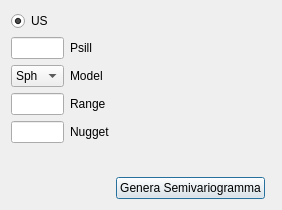
<?xml version="1.0"  encoding="UTF-8"?>
<ui version="4.0">
 <class>quantPanel_zoo</class>
 <widget class="QDialog" name="quantPanel_zoo">
  <property name="windowModality">
   <enum>Qt::NonModal</enum>
  </property>
  <property name="geometry">
   <rect>
    <x>0</x>
    <y>0</y>
    <width>282</width>
    <height>210</height>
   </rect>
  </property>
  <property name="windowTitle">
   <string>Ordina</string>
  </property>
  <property name="windowIcon">
   <iconset>
    <normaloff/>
   </iconset>
  </property>
  <layout class="QGridLayout">
   <item row="0" column="1">
    <widget class="QRadioButton" name="radioButtonUsMin">
     <property name="text">
      <string>US</string>
     </property>
     <property name="checked">
      <bool>true</bool>
     </property>
    </widget>
   </item>
   <item row="3" column="3" colspan="2">
    <spacer name="horizontalSpacer_2">
     <property name="orientation">
      <enum>Qt::Horizontal</enum>
     </property>
     <property name="sizeHint" stdset="0">
      <size>
       <width>40</width>
       <height>20</height>
      </size>
     </property>
    </spacer>
   </item>
   <item row="5" column="1">
    <widget class="QLineEdit" name="nugget_2"/>
   </item>
   <item row="5" column="3">
    <spacer name="horizontalSpacer_5">
     <property name="orientation">
      <enum>Qt::Horizontal</enum>
     </property>
     <property name="sizeHint" stdset="0">
      <size>
       <width>40</width>
       <height>20</height>
      </size>
     </property>
    </spacer>
   </item>
   <item row="5" column="2">
    <widget class="QLabel" name="nugget">
     <property name="text">
      <string>Nugget</string>
     </property>
    </widget>
   </item>
   <item row="1" column="2">
    <widget class="QLabel" name="label">
     <property name="text">
      <string>Psill</string>
     </property>
    </widget>
   </item>
   <item row="3" column="1">
    <widget class="QComboBox" name="model">
     <item>
      <property name="text">
       <string>Sph</string>
      </property>
     </item>
     <item>
      <property name="text">
       <string>Exp </string>
      </property>
     </item>
     <item>
      <property name="text">
       <string>Gau</string>
      </property>
     </item>
     <item>
      <property name="text">
       <string>Mat</string>
      </property>
     </item>
    </widget>
   </item>
   <item row="7" column="1">
    <spacer name="horizontalSpacer_3">
     <property name="orientation">
      <enum>Qt::Horizontal</enum>
     </property>
     <property name="sizeHint" stdset="0">
      <size>
       <width>40</width>
       <height>20</height>
      </size>
     </property>
    </spacer>
   </item>
   <item row="4" column="3">
    <spacer name="horizontalSpacer_4">
     <property name="orientation">
      <enum>Qt::Horizontal</enum>
     </property>
     <property name="sizeHint" stdset="0">
      <size>
       <width>40</width>
       <height>20</height>
      </size>
     </property>
    </spacer>
   </item>
   <item row="4" column="1">
    <widget class="QLineEdit" name="rang"/>
   </item>
   <item row="4" column="2">
    <widget class="QLabel" name="range">
     <property name="text">
      <string>Range</string>
     </property>
    </widget>
   </item>
   <item row="3" column="2">
    <widget class="QLabel" name="label_2">
     <property name="text">
      <string>Model</string>
     </property>
    </widget>
   </item>
   <item row="1" column="1">
    <widget class="QLineEdit" name="psill"/>
   </item>
   <item row="6" column="3">
    <spacer name="verticalSpacer_2">
     <property name="orientation">
      <enum>Qt::Vertical</enum>
     </property>
     <property name="sizeHint" stdset="0">
      <size>
       <width>20</width>
       <height>40</height>
      </size>
     </property>
    </spacer>
   </item>
   <item row="1" column="3" colspan="2">
    <spacer name="horizontalSpacer">
     <property name="orientation">
      <enum>Qt::Horizontal</enum>
     </property>
     <property name="sizeHint" stdset="0">
      <size>
       <width>40</width>
       <height>20</height>
      </size>
     </property>
    </spacer>
   </item>
   <item row="6" column="1">
    <spacer name="verticalSpacer">
     <property name="orientation">
      <enum>Qt::Vertical</enum>
     </property>
     <property name="sizeHint" stdset="0">
      <size>
       <width>20</width>
       <height>40</height>
      </size>
     </property>
    </spacer>
   </item>
   <item row="7" column="3">
    <widget class="QPushButton" name="calcola1">
     <property name="text">
      <string>Genera Semivariogramma</string>
     </property>
    </widget>
   </item>
  </layout>
 </widget>
 <resources>
  <include location="resources.qrc"/>
 </resources>
 <connections/>
</ui>
